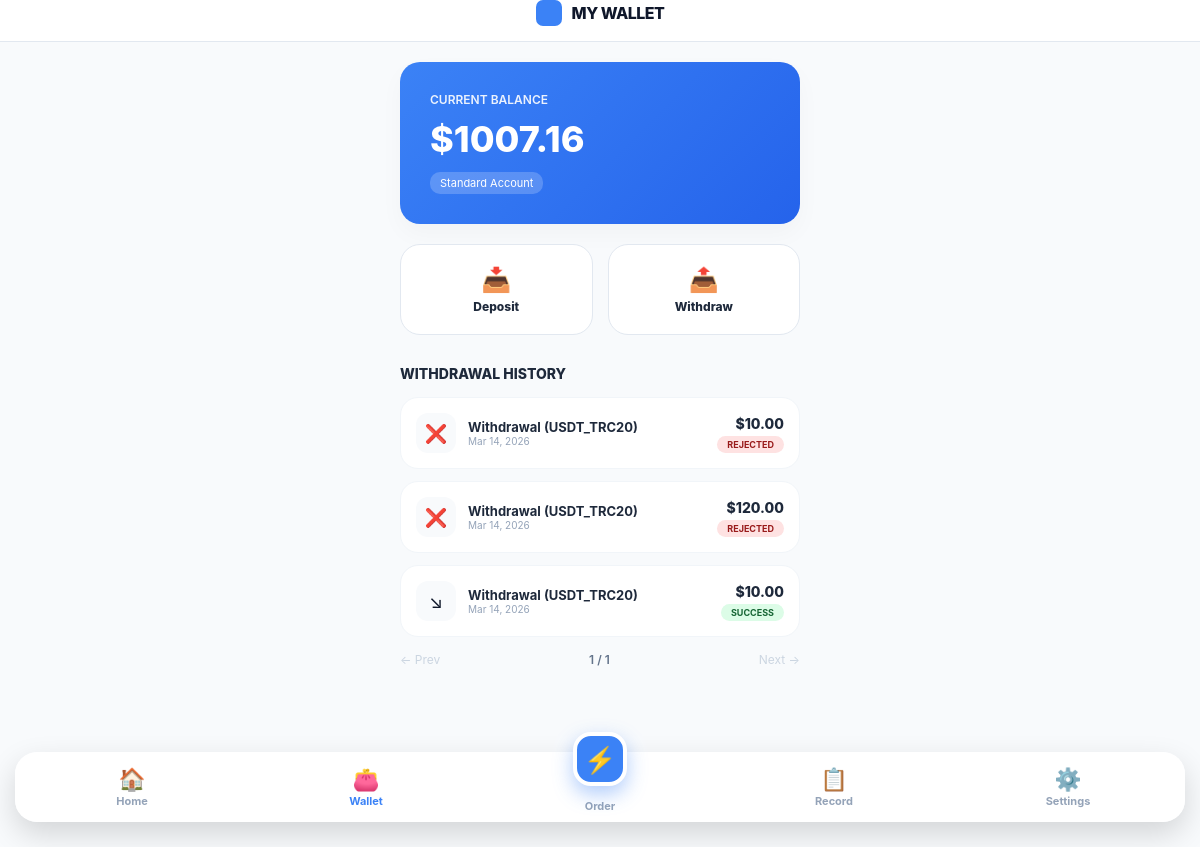
/wallet/ (signed in), run on an earlier commit of the app's database.
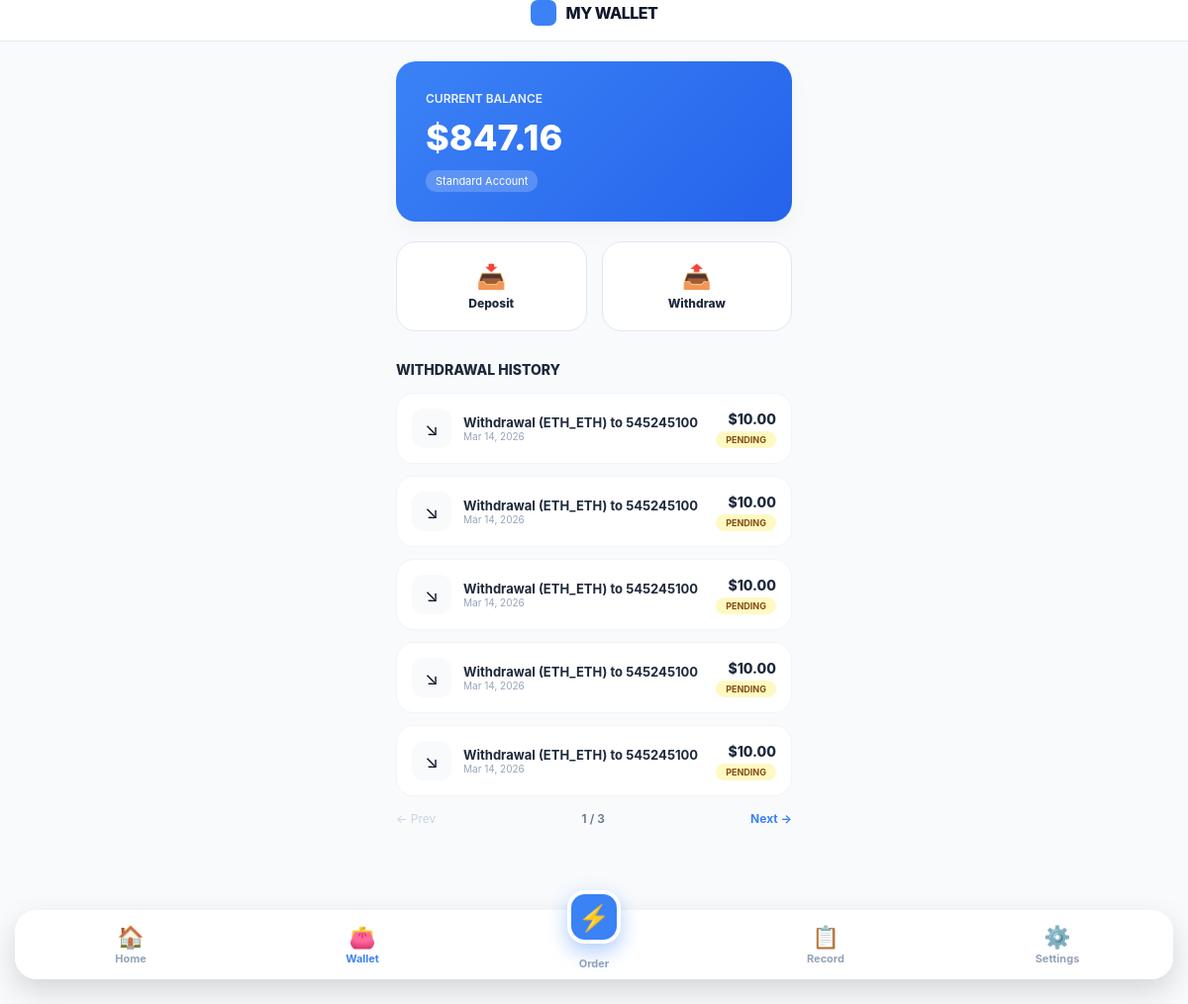
And on a later commit of the database.
### Catalog/models.py (models this page shows, shortened)
class Profile(models.Model):
    user = models.OneToOneField(User, on_delete=models.CASCADE, related_name='profile')
    wallet_address = models.CharField(max_length=255, blank=True, null=True)
    network = models.CharField(max_length=50, default='ETH_USDC')
    balance = models.DecimalField(max_digits=12, decimal_places=2, default=0.00)
    wallet_address = models.CharField(max_length=255, blank=True, null=True)
    phone_number = models.CharField(max_length=20, blank=True, null=True)
    current_progress = models.IntegerField(default=0)

class Order(models.Model):
    STATUS_CHOICES = [
        ('scheduled', 'Scheduled'),
        ('pending', 'Pending'),
        ('completed', 'Completed'),
        ('frozen', 'Frozen'),
        ('withdrawal', 'Withdrawal Pending'),
        ('withdrawn', 'Withdrawn/Paid'),
        ('rejected', 'Rejected'),
    ]
    user = models.ForeignKey(User, on_delete=models.CASCADE, related_name='orders', null=True, blank=True)
    product_name = models.CharField(max_length=255)
    price = models.DecimalField(max_digits=12, decimal_places=2, default=0.00)
    profit = models.DecimalField(max_digits=12, decimal_places=2, default=0.00)
    commission_rate = models.DecimalField(max_digits=5, decimal_places=2, default=1.00)
    status = models.CharField(max_length=20, choices=STATUS_CHOICES, default='pending')
    created_at = models.DateTimeField(auto_now_add=True)
    scheduled_at = models.IntegerField(null=True, blank=True)

### Catalog/views.py (the view)
# urls.py: path('wallet/', views.user_wallet, name='user_wallet'),
@login_required(login_url='user_login')
def user_wallet(request):
    withdrawal_orders = request.user.orders.filter(
        status__in=['withdrawal', 'withdrawn', 'rejected']
    ).order_by('-created_at')
    paginator = Paginator(withdrawal_orders, 5)
    page_number = request.GET.get('page')
    page_obj = paginator.get_page(page_number)
    return render(request, 'users/wallet.html', {
        'profile': request.user.profile,
        'withdrawals': page_obj
    })

### Catalog/templates/users/wallet.html (shortened to what the changed rows need)
{% extends "users/user_main.html" %}
{% block content %}
<div style="width: 100%; max-width: 400px; margin: 0 auto; padding-bottom: 40px;">
    <div class="dashboard-card" style="padding: 30px; background: linear-gradient(135deg, #3b82f6 0%, #2563eb 100%); color: white; border: none; margin-bottom: 20px; border-radius: 20px;">
        <div style="font-size: 12px; font-weight: 600; opacity: 0.9; text-transform: uppercase;">Current Balance</div>
        <div style="font-size: 36px; font-weight: 800; margin: 10px 0;">${{ profile.balance }}</div>
        <div style="font-size: 11px; background: rgba(255,255,255,0.2); display: inline-block; padding: 4px 10px; border-radius: 10px;">Standard Account</div>
    </div>
    <div style="margin-top: 30px;">
        {% for order in withdrawals %}
            <div style="background: white; padding: 15px; border-radius: 18px; border: 1px solid #f1f5f9; margin-bottom: 12px; display: flex; justify-content: space-between; align-items: center;">
                <div style="display: flex; align-items: center; gap: 12px;">
                    <div style="background: #f8fafc; width: 40px; height: 40px; border-radius: 12px; display: flex; align-items: center; justify-content: center; font-size: 18px;">
                        {% if order.status == 'rejected' %}❌{% else %}↘{% endif %}
                    </div>
                    <div>
                        <div style="font-size: 13px; font-weight: 700; color: #1e293b;">{{ order.product_name }}</div>
                        <div style="font-size: 10px; color: #94a3b8;">{{ order.created_at|date:"M d, Y" }}</div>
                    </div>
                </div>
                <div style="text-align: right;">
                    <div style="font-size: 14px; font-weight: 800; color: #1e293b;">${{ order.price }}</div>
                    <span style="font-size: 9px; padding: 3px 10px; border-radius: 20px; font-weight: 700; text-transform: uppercase;
                        {% if order.status == 'withdrawn' %} background: #dcfce7; color: #166534;
                        {% elif order.status == 'withdrawal' %} background: #fef9c3; color: #854d0e;
                        {% else %} background: #fee2e2; color: #991b1b; {% endif %}">
                        {% if order.status == 'withdrawal' %}Pending{% elif order.status == 'withdrawn' %}Success{% else %}Rejected{% endif %}
                    </span>
                </div>
            </div>
        {% empty %}
            <div style="text-align: center; padding: 40px; color: #94a3b8; font-size: 12px;">No records found.</div>
        {% endfor %}
        <div style="display: flex; justify-content: space-between; align-items: center; margin-top: 15px;">
            {% if withdrawals.has_previous %}
                <a href="?page={{ withdrawals.previous_page_number }}" style="text-decoration: none; font-size: 12px; font-weight: 700; color: #3b82f6;">← Prev</a>
            {% else %} <span style="color: #cbd5e1; font-size: 12px;">← Prev</span> {% endif %}
            <span style="font-size: 12px; font-weight: 600; color: #64748b;">{{ withdrawals.number }} / {{ withdrawals.paginator.num_pages }}</span>
            {% if withdrawals.has_next %}
                <a href="?page={{ withdrawals.next_page_number }}" style="text-decoration: none; font-size: 12px; font-weight: 700; color: #3b82f6;">Next →</a>
            {% else %} <span style="color: #cbd5e1; font-size: 12px;">Next →</span> {% endif %}
        </div>
    </div>
</div>
{% endblock %}

What changed in the data, as far as the page shows it:
no longer on this page (row unchanged): Order: product_name "Withdrawal (USDT_TRC20)", created_at "Mar 14, 2026", price "10.00", status "REJECTED"
no longer on this page (row unchanged): Order: product_name "Withdrawal (USDT_TRC20)", created_at "Mar 14, 2026", price "120.00", status "REJECTED"
no longer on this page (row unchanged): Order: product_name "Withdrawal (USDT_TRC20)", created_at "Mar 14, 2026", price "10.00", status "SUCCESS"
changed Profile: balance "1007.16" → "847.16"
added Order: product_name "Withdrawal (ETH_ETH) to 545245100", created_at "Mar 14, 2026", price "10.00", status "PENDING"
added Order: product_name "Withdrawal (ETH_ETH) to 545245100", created_at "Mar 14, 2026", price "10.00", status "PENDING"
added Order: product_name "Withdrawal (ETH_ETH) to 545245100", created_at "Mar 14, 2026", price "10.00", status "PENDING"
added Order: product_name "Withdrawal (ETH_ETH) to 545245100", created_at "Mar 14, 2026", price "10.00", status "PENDING"
added Order: product_name "Withdrawal (ETH_ETH) to 545245100", created_at "Mar 14, 2026", price "10.00", status "PENDING"
Also different on the page:
{{ withdrawals.paginator.num_pages }}: "1" → "3"
